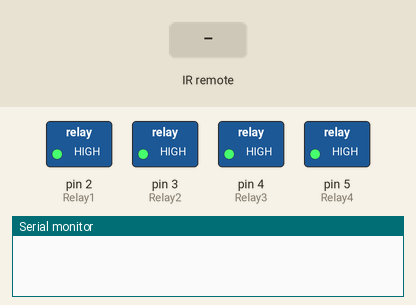
Bench run of a sketch on a simulated Arduino Uno, built with avr-gcc and run on an emulated ATmega328P. Shown: switched loads named in the sketch (green lamp = pin HIGH), the last lines printed to the serial monitor. Inputs (shaded band) come from the test bench. EEPROM starts erased.

Above: at 1.3 s.
1.4 s: infrared code 0xFFB04F received
At 2.0 s:
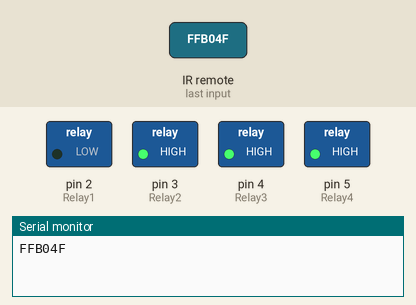
3.1 s: infrared code 0xFF7A85 received
At 4.4 s:
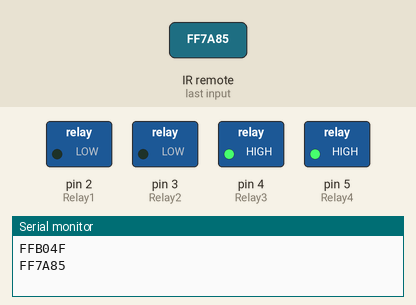
4.7 s: infrared code 0xFF6897 received
At 5.7 s:
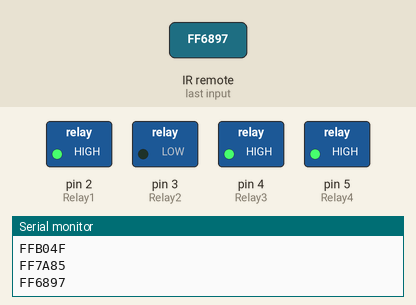
6.3 s: infrared code 0xFF5AA5 received
At 6.9 s:
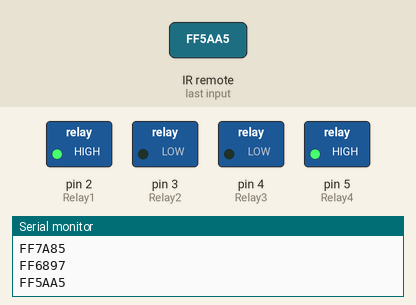
7.9 s: infrared code 0xFF30CF received
At 9.2 s:
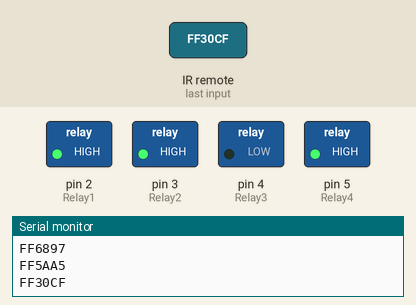
9.5 s: infrared code 0xFF52AD received
At 10.7 s:
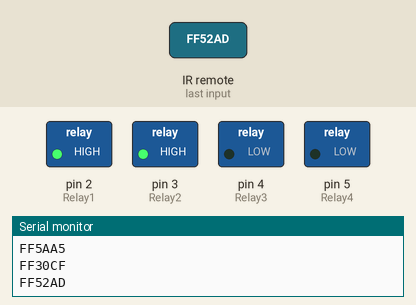
Timing chart, 0 to 12.1 s (numbered marks = the images above; inputs shaded):
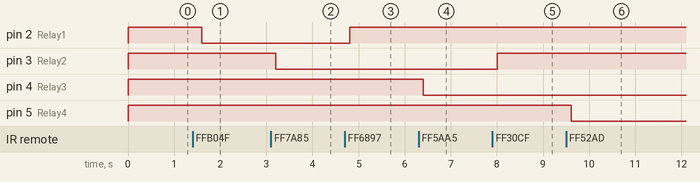

Measured:
- after the input at 1.4 s, pin 2 (Relay1): HIGH → LOW after 0.20 s
- after the input at 3.1 s, pin 3 (Relay2): HIGH → LOW after 0.10 s
- after the input at 4.7 s, pin 2 (Relay1): LOW → HIGH after 0.10 s
- after the input at 6.3 s, pin 4 (Relay3): HIGH → LOW after 0.11 s
- after the input at 7.9 s, pin 3 (Relay2): LOW → HIGH after 0.11 s
- after the input at 9.5 s, pin 5 (Relay4): HIGH → LOW after 0.11 s

The sketch:

IR_Remote_Control_4Relay.ino
```cpp
#include <IRremote.h>
#include <EEPROM.h>
const int RECV_PIN=A0;
IRrecv irrecv(RECV_PIN);
decode_results results;

#define Relay1 2  // Load1 Pin Out
#define Relay2 3  // Load2 Pin Out
#define Relay3 4  // Load3 Pin Out
#define Relay4 5  // Load4 Pin Out

int load1, load2, load3, load4, power;

void setup(){// put your setup code here, to run once

  Serial.begin(9600);

  pinMode(Relay1, OUTPUT); // declare as output for Load1 Pin Relay1
  pinMode(Relay2, OUTPUT); // declare as output for Load2 Pin Relay2
  pinMode(Relay3, OUTPUT); // declare as output for Load3 Pin Relay3
  pinMode(Relay4, OUTPUT); // declare as output for Load4 Pin Relay4

 digitalWrite(Relay1, 1); // Turn Off Load1
 digitalWrite(Relay2, 1); // Turn Off Load2
 digitalWrite(Relay3, 1); // Turn Off Load3
 digitalWrite(Relay4, 1); // Turn Off Load4

  irrecv.enableIRIn(); // Start the receiver
  irrecv.blink13(true);

load1 = EEPROM.read(1);
load2 = EEPROM.read(2);
load3 = EEPROM.read(3);
load4 = EEPROM.read(4);

power = EEPROM.read(5);
}

void loop() {

if(irrecv.decode(&results)){
 Serial.println(results.value,HEX);


     if(results.value==0xFFB04F){ // For Load1 On
load1 = 0;
EEPROM.write(1, load1);
}
else if(results.value==0xFF6897){ // For Load1 Off
load1 = 1;
EEPROM.write(1, load1);
}

else if(results.value==0xFF7A85){ // For Load2 On
load2 = 0;
EEPROM.write(2, load2);
}
else if(results.value==0xFF30CF){ // For Load2 Off
load2 = 1;
EEPROM.write(2, load2);
}

else if(results.value==0xFF5AA5){ // For Load3 On
load3 = 0;
EEPROM.write(3, load3);
}
else if(results.value==0xFF10EF){ // For Load3 Off
load3 = 1;
EEPROM.write(3, load3);
}

else if(results.value==0xFF52AD){ // For Load4 On
load4 = 0;
EEPROM.write(4, load4);
}
else if(results.value==0xFF42BD){ // For Load4 Off
load4 = 1;
EEPROM.write(4, load4);
}

else if(results.value==0xFFE21D){ // For Power On
power = 0;
EEPROM.write(5, power);
}
else if(results.value==0xFFA25D){ // For Power Off
power = 1;
EEPROM.write(5, power);
}

 irrecv.resume(); // Receive the next value
 delay(100);
 }

if(power==1){
 digitalWrite(Relay1, 1); // Turn Off Load1
 digitalWrite(Relay2, 1); // Turn Off Load2
 digitalWrite(Relay3, 1); // Turn Off Load3
 digitalWrite(Relay4, 1); // Turn Off Load4
}else{
digitalWrite(Relay1, load1);
digitalWrite(Relay2, load2);
digitalWrite(Relay3, load3);
digitalWrite(Relay4, load4);
}

delay(500);
}
```
